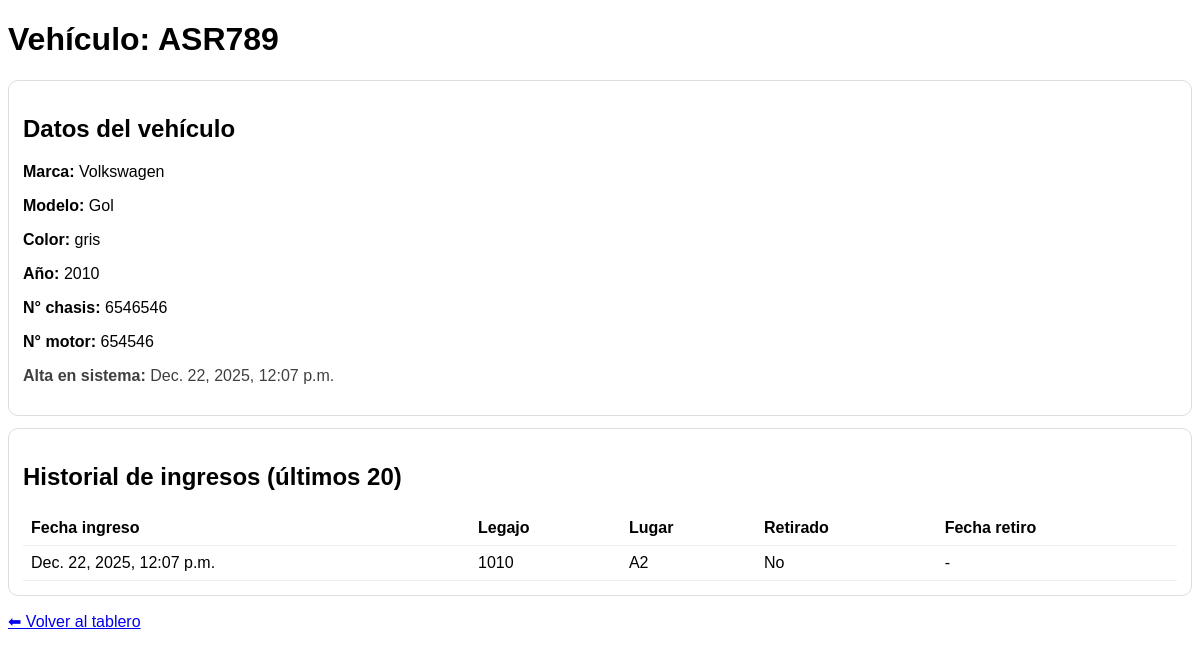
Before: /vehiculos/vehiculo/6/ (signed in) with the older database file.
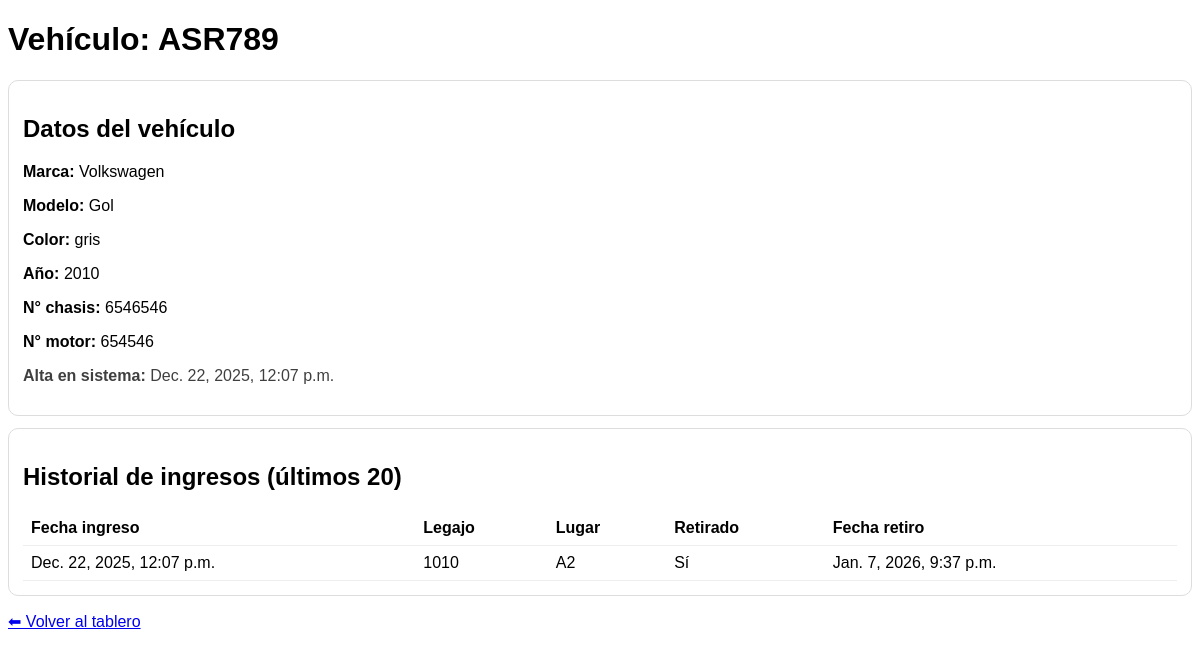
After: the same page with the newer database file.
### vehiculos/models.py (models this page shows, shortened)
class IngresoPlayon(models.Model):
    TIPO_VEHICULO_CHOICES = [
        ("AUTO", "Auto"),
        ("MOTO", "Moto"),
        ("CAMIONETA", "Camioneta"),
        ("CAMION", "Camión"),
        ("OTRO", "Otro"),
    ]
    vehiculo = models.ForeignKey(Vehiculo, on_delete=models.PROTECT, related_name="ingresos")
    fecha_ingreso = models.DateTimeField("Fecha de ingreso", auto_now_add=True)
    tipo_vehiculo = models.CharField("Tipo de vehículo", max_length=20, choices=TIPO_VEHICULO_CHOICES, blank=True)
    marca = models.CharField(max_length=50, blank=True)
    modelo = models.CharField(max_length=50, blank=True)
    anio = models.PositiveIntegerField("Año", null=True, blank=True)
    color = models.CharField(max_length=30, blank=True)
    nro_legajo_playon = models.CharField("N° de legajo en playón", max_length=30, unique=True)
    lugar_infraccion = models.CharField("Lugar de la infracción", max_length=255, blank=True)
    acta_infraccion_recibida = models.BooleanField("Acta de infracción recibida", default=False)
    acta_secuestro_recibida = models.BooleanField("Acta de secuestro recibida", default=False)
    inventario_objetos_visibles_recibido = models.BooleanField("Inventario de objetos visibles recibido", default=False)
    registro_fotografico_recibido = models.BooleanField("Registro fotográfico recibido", default=False)
    PRUEBA_ALCOHOLEMIA_CHOICES = [
        ("SI", "Sí"),
        ("NO", "No"),
        ("NC", "No corresponde"),
    ]
    prueba_alcoholemia_estado = models.CharField(
        "Prueba de alcoholemia/test",
        max_length=2,
        choices=PRUEBA_ALCOHOLEMIA_CHOICES,
        default="NC",
    )
    coincide_inventario = models.BooleanField("¿Coincide el inventario?", default=True)
    coinciden_danios_registrados = models.BooleanField("¿Coinciden los daños registrados?", default=True)
    detalle_danios_no_coincidentes = models.TextField("Detalle de daños no coincidentes", blank=True)
    bateria_desconectada = models.BooleanField("Batería desconectada", default=False)
    ubicacion_interna = models.CharField("Ubicación interna en playa", max_length=100, blank=True)
    lugar = models.ForeignKey(
        LugarPlayon,
        on_delete=models.PROTECT,
        null=True,
        blank=True,
        related_name="ingresos",
    )
    recibido_por = models.ForeignKey(User, on_delete=models.PROTECT, related_name="ingresos_recibidos")
    observaciones_generales = models.TextField("Observaciones generales", blank=True)
    retirado = models.BooleanField("¿Retirado?", default=False)
    fecha_retiro = models.DateTimeField("Fecha de retiro", null=True, blank=True)
    entregado_por = models.ForeignKey(
        User,
        on_delete=models.PROTECT,
        related_name="egresos_entregados",
        null=True,
        blank=True,
    )
    nombre_retira = models.CharField("Nombre de quien retira", max_length=100, blank=True)
    dni_retira = models.CharField("DNI de quien retira", max_length=20, blank=True)
    observaciones_egreso = models.TextField("Observaciones de egreso", blank=True)
    class Meta:
        verbose_name = "Ingreso al playón"
        verbose_name_plural = "Ingresos al playón"
        ordering = ["-fecha_ingreso"]

class LugarPlayon(models.Model):
    ESTADO_CHOICES = [
        ("LIBRE", "Libre"),
        ("OCUPADO", "Ocupado"),
        ("FUERA", "Fuera de servicio"),
    ]
    TIPO_CHOICES = [
        ("GENERAL", "General"),
        ("MOTO", "Exclusivo motos"),
    ]
    fila = models.CharField(max_length=1)  # A-Z
    columna = models.PositiveSmallIntegerField()  # 1-15
    estado = models.CharField(max_length=10, choices=ESTADO_CHOICES, default="LIBRE")
    tipo = models.CharField(max_length=10, choices=TIPO_CHOICES, default="GENERAL")
    class Meta:
        unique_together = ("fila", "columna")
        ordering = ["fila", "columna"]
    @property
    def codigo(self):
        return f"{self.fila}{self.columna}"
    def __str__(self):
        return self.codigo

### vehiculos/views.py (the view)
# urls.py: path("vehiculo/<int:vehiculo_id>/", views.detalle_vehiculo, name="detalle_vehiculo"),
@login_required
def detalle_vehiculo(request, vehiculo_id):
    grupos = set(request.user.groups.values_list("name", flat=True))
    if "ENCARGADO_PLAYON" not in grupos and "ADMIN_SISTEMA" not in grupos:
        return render(request, "vehiculos/no_permiso.html")
    vehiculo = get_object_or_404(Vehiculo, id=vehiculo_id)
    ingresos = (
        vehiculo.ingresos
        .select_related("lugar", "recibido_por", "entregado_por")
        .order_by("-fecha_ingreso")[:20]
    )
    return render(
        request,
        "vehiculos/detalle_vehiculo.html",
        {"vehiculo": vehiculo, "ingresos": ingresos},
    )

### templates/vehiculos/detalle_vehiculo.html (shortened to what this page needs)
<!DOCTYPE html>
<html lang="es">
<head>
</head>
<body>
  <h1>Vehículo: {{ vehiculo.dominio }}</h1>
  <div class="card">
    <h2>Datos del vehículo</h2>
    <p><b>Marca:</b> {{ vehiculo.marca|default:"-" }}</p>
    <p><b>Modelo:</b> {{ vehiculo.modelo|default:"-" }}</p>
    <p><b>Color:</b> {{ vehiculo.color|default:"-" }}</p>
    <p><b>Año:</b> {{ vehiculo.anio|default:"-" }}</p>
    <p><b>N° chasis:</b> {{ vehiculo.nro_chasis|default:"-" }}</p>
    <p><b>N° motor:</b> {{ vehiculo.nro_motor|default:"-" }}</p>
    <p class="muted"><b>Alta en sistema:</b> {{ vehiculo.fecha_alta }}</p>
  </div>
  <div class="card">
    <h2>Historial de ingresos (últimos 20)</h2>
    {% if ingresos %}
      <table>
        <thead>
          <tr>
            <th>Fecha ingreso</th>
            <th>Legajo</th>
            <th>Lugar</th>
            <th>Retirado</th>
            <th>Fecha retiro</th>
          </tr>
        </thead>
        <tbody>
          {% for i in ingresos %}
            <tr>
              <td>{{ i.fecha_ingreso }}</td>
              <td>{{ i.nro_legajo_playon }}</td>
              <td>{{ i.lugar|default:"-" }}</td>
              <td>{% if i.retirado %}Sí{% else %}No{% endif %}</td>
              <td>{{ i.fecha_retiro|default:"-" }}</td>
            </tr>
          {% endfor %}
        </tbody>
      </table>
    {% else %}
      <p class="muted">Todavía no hay ingresos registrados para este vehículo.</p>
    {% endif %}
  </div>
  <p><a href="{% url 'tablero_playon' %}">⬅ Volver al tablero</a></p>
</body>
</html>

Changed rows visible on the page:
changed IngresoPlayon: fecha_retiro "-" → "Jan. 7, 2026, 9:37 p.m."; retirado "No" → "Sí"
